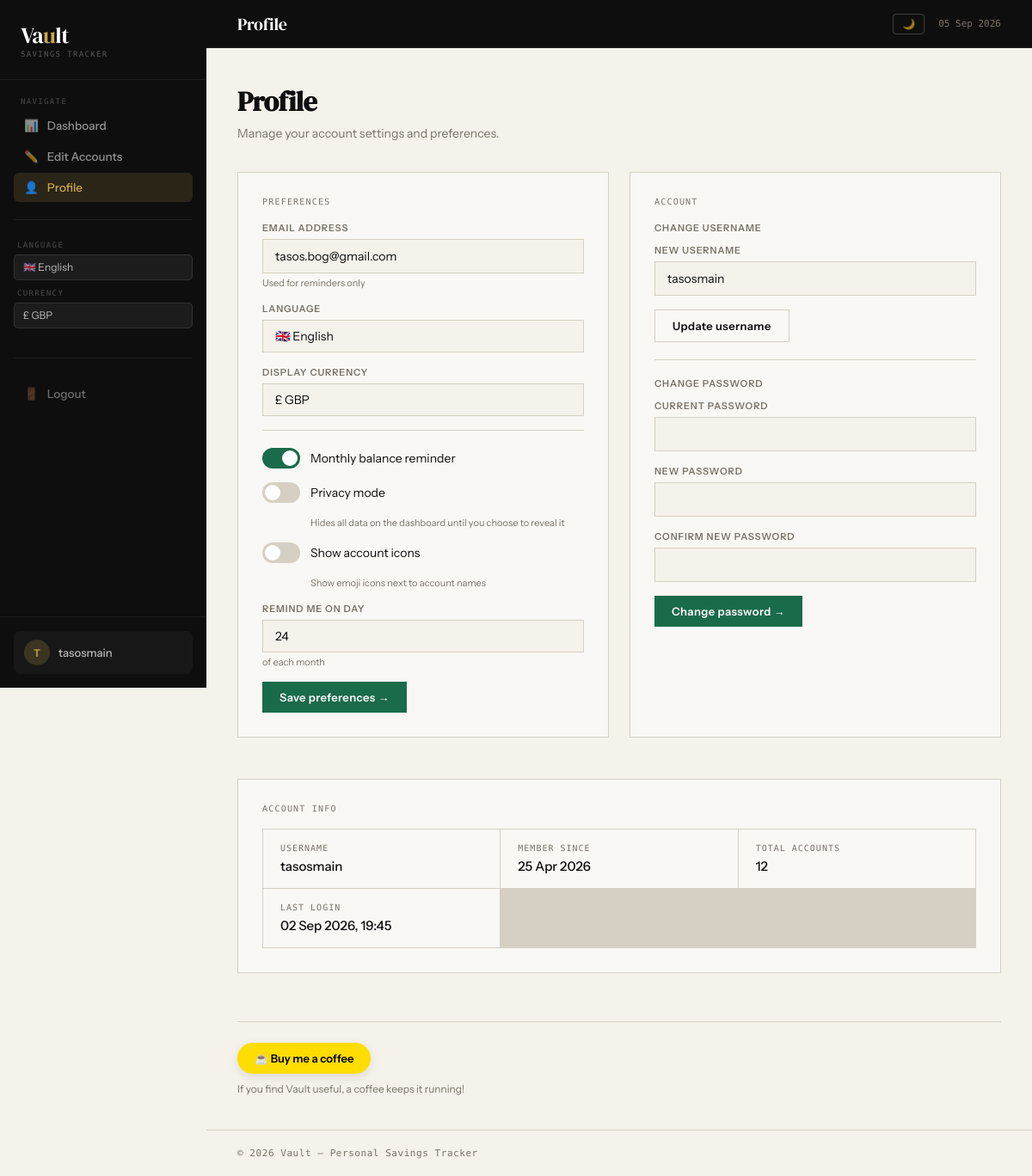
Page /profile/ (signed in) on the committed database.
### accounts/models.py (models this page shows, shortened)
class UserProfile(models.Model):
    LANGUAGE_CHOICES = [
        ('en', 'English'),
        ('el', 'Ελληνικά'),
    ]
    CURRENCY_CHOICES = [
        ('GBP', '£ GBP'),
        ('EUR', '€ EUR'),
        ('USD', '$ USD'),
    ]
    REMINDER_DAY_CHOICES = [(str(i), str(i)) for i in range(1, 29)] + [('last', 'Last day of month')]
    user = models.OneToOneField(User, on_delete=models.CASCADE)
    email = models.EmailField(blank=True)
    language = models.CharField(max_length=5, choices=LANGUAGE_CHOICES, default='en')
    currency = models.CharField(max_length=3, choices=CURRENCY_CHOICES, default='GBP')
    email_reminders = models.BooleanField(default=False)
    privacy_mode = models.BooleanField(default=False)
    show_icons = models.BooleanField(default=True)
    email_verified = models.BooleanField(default=False)
    reminder_day = models.CharField(max_length=4, choices=REMINDER_DAY_CHOICES, default='1')

### accounts/views.py (the view, shortened to what this page needs)
# urls.py: path('profile/', views.profile, name='profile'),
@login_required
def profile(request):
    from .models import UserProfile
    profile, created = UserProfile.objects.get_or_create(user=request.user)
    return render(request, "accounts/profile.html", {
        "profile": profile,
        "reminder_days": [str(i) for i in range(1, 29)] + ["last"],
    })

### accounts/templates/accounts/profile.html (shortened to what this page needs)
{% extends 'accounts/base.html' %}
{% load static %}
{% load i18n %}
{% block topbar_title %}{% trans "Profile" %}{% endblock %}
{% block content %}
<h1 class="page-heading">{% trans "Profile" %}</h1>
<p class="page-sub">{% trans "Manage your account settings and preferences." %}</p>
<div class="profile-grid">
    <div class="card">
        <div class="card-title">{% trans "Preferences" %}</div>
        <form method="POST">
            <div class="form-group">
                <label class="form-label">{% trans "Email address" %}</label>
                <input type="email" name="email" class="form-control"
                       value="{{ profile.email }}"
                       placeholder="you@example.com" />
                <div style="font-size:11px; color:var(--muted); margin-top:4px;">{% trans "Used for reminders only" %}</div>
            </div>
            <div class="form-group">
                <label class="form-label">{% trans "Language" %}</label>
                <select name="language" class="form-control">
                    <option value="en" {% if profile.language == "en" %}selected{% endif %}>🇬🇧 English</option>
                </select>
            </div>
            <div class="form-group">
                <label class="form-label">{% trans "Display currency" %}</label>
                <select name="currency" class="form-control">
                    <option value="GBP" {% if profile.currency == "GBP" %}selected{% endif %}>£ GBP</option>
                </select>
            </div>
            <hr class="section-divider" />
            <div class="toggle-wrap">
                <label class="toggle">
                    <span class="toggle-slider"></span>
                </label>
                <span class="toggle-label">{% trans "Monthly balance reminder" %}</span>
            </div>
            <div class="toggle-wrap">
                <label class="toggle">
                    <span class="toggle-slider"></span>
                </label>
                <span class="toggle-label">{% trans "Privacy mode" %}</span>
            </div>
            <div style="font-size:11px; color:var(--muted); margin-bottom:16px; margin-left:56px;">
                {% trans "Hides all data on the dashboard until you choose to reveal it" %}
            </div>
            <div class="toggle-wrap">
                <label class="toggle">
                    <span class="toggle-slider"></span>
                </label>
                <span class="toggle-label">{% trans "Show account icons" %}</span>
            </div>
            <div style="font-size:11px; color:var(--muted); margin-bottom:16px; margin-left:56px;">
                {% trans "Show emoji icons next to account names" %}
            </div>
            <div class="form-group" id="reminderDayGroup" style="{% if not profile.email_reminders %}display:none;{% endif %}">
                <label class="form-label">{% trans "Remind me on day" %}</label>
                <select name="reminder_day" class="form-control">
                    {% for i in reminder_days %}
                    <option value="{{ i }}" {% if profile.reminder_day == i %}selected{% endif %}>
                        {% if i == "last" %}{% trans "Last day of month" %}{% else %}{{ i }}{% endif %}
                    </option>
                    {% endfor %}
                </select>
                <div style="font-size:11px; color:var(--muted); margin-top:4px;">{% trans "of each month" %}</div>
            </div>
            <button type="submit" class="btn btn-primary">{% trans "Save preferences" %} →</button>
        </form>
    </div>
    <div class="card">
        <div class="card-title">{% trans "Account" %}</div>
        <div style="margin-bottom:20px; padding-bottom:20px; border-bottom:1px solid var(--border);">
            <div style="font-size:11px; font-weight:600; letter-spacing:0.08em; text-transform:uppercase; color:var(--muted); margin-bottom:12px;">{% trans "Change username" %}</div>
            <form method="POST">
                <div class="form-group">
                    <label class="form-label">{% trans "New username" %}</label>
                    <input type="text" name="username" class="form-control"
                           value="{{ request.user.username }}" autocomplete="off" />
                </div>
                <button type="submit" class="btn btn-ghost">{% trans "Update username" %}</button>
            </form>
        </div>
        <div>
            <div style="font-size:11px; font-weight:600; letter-spacing:0.08em; text-transform:uppercase; color:var(--muted); margin-bottom:12px;">{% trans "Change password" %}</div>
            <form method="POST">
                <div class="form-group">
                    <label class="form-label">{% trans "Current password" %}</label>
                    <input type="password" name="current_password" class="form-control" />
                </div>
                <div class="form-group">
                    <label class="form-label">{% trans "New password" %}</label>
                    <input type="password" name="new_password" class="form-control" />
                </div>
                <div class="form-group">
                    <label class="form-label">{% trans "Confirm new password" %}</label>
                    <input type="password" name="confirm_password" class="form-control" />
                </div>
                <button type="submit" class="btn btn-primary">{% trans "Change password" %} →</button>
            </form>
        </div>
    </div>
    <div class="card full">
        <div class="card-title">{% trans "Account info" %}</div>
        <div style="display:grid; grid-template-columns:repeat(3,1fr); gap:1px; background:var(--border); border:1px solid var(--border);">
            <div style="background:var(--card); padding:16px 20px;">
                <div style="font-family:'DM Mono',monospace; font-size:10px; color:var(--muted); text-transform:uppercase; letter-spacing:0.1em; margin-bottom:6px;">{% trans "Username" %}</div>
                <div style="font-size:15px; font-weight:500;">{{ request.user.username }}</div>
            </div>
            <div style="background:var(--card); padding:16px 20px;">
                <div style="font-family:'DM Mono',monospace; font-size:10px; color:var(--muted); text-transform:uppercase; letter-spacing:0.1em; margin-bottom:6px;">{% trans "Member since" %}</div>
                <div style="font-size:15px; font-weight:500;">{{ request.user.date_joined|date:"d M Y" }}</div>
            </div>
            <div style="background:var(--card); padding:16px 20px;">
                <div style="font-family:'DM Mono',monospace; font-size:10px; color:var(--muted); text-transform:uppercase; letter-spacing:0.1em; margin-bottom:6px;">{% trans "Total accounts" %}</div>
                <div style="font-size:15px; font-weight:500;">{{ request.user.account_set.count }}</div>
            </div>
            <div style="background:var(--card); padding:16px 20px;">
                <div style="font-family:'DM Mono',monospace; font-size:10px; color:var(--muted); text-transform:uppercase; letter-spacing:0.1em; margin-bottom:6px;">{% trans "Last login" %}</div>
                <div style="font-size:15px; font-weight:500;">
                    {% if request.user.last_login %}{{ request.user.last_login|date:"d M Y, H:i" }}{% else %}—{% endif %}
                </div>
            </div>
        </div>
    </div>
</div>
<div style="margin-top: 32px; padding-top: 24px; border-top: 1px solid var(--border);">
    <a href="https://buymeacoffee.com/vaulttracker" target="_blank" rel="noopener"
       style="display:inline-flex; align-items:center; gap:8px; background:#FFDD00; color:#000;
              padding:10px 20px; border-radius:50px; font-family:'Instrument Sans',sans-serif;
              font-size:13px; font-weight:600; text-decoration:none;
              box-shadow:0 4px 12px rgba(0,0,0,0.1); transition:transform 0.2s;"
       onmouseover="this.style.transform='translateY(-2px)'"
       onmouseout="this.style.transform=''">
        ☕ {% trans "Buy me a coffee" %}
    </a>
    <p style="font-size:12px; color:var(--muted); margin-top:10px;">
        {% trans "If you find Vault useful, a coffee keeps it running!" %}
    </p>
</div>
{% endblock %}

### accounts/templates/accounts/base.html (shortened to what this page needs)
<!DOCTYPE html>
<html lang="en">
<head>
    {% load static %}
    {% load i18n %}
</head>
<body>
<aside class="sidebar">
    <div class="sidebar-brand">
        <div class="brand-name">Va<span>u</span>lt</div>
        <div class="brand-tagline">Savings Tracker</div>
    </div>
    {% if user.is_authenticated %}
    <div class="sidebar-section">
        <div class="sidebar-section-label">{% trans "Navigate" %}</div>
        <nav>
            <ul>
                <li><a href="{% url 'myaccounts' %}" class="{% if request.resolver_match.url_name == 'myaccounts' %}active{% endif %}">
                    <span>📊</span> {% trans "Dashboard" %}
                </a></li>
                <li><a href="{% url 'edit_accounts' %}" class="{% if request.resolver_match.url_name == 'edit_accounts' %}active{% endif %}">
                    <span>✏️</span> {% trans "Edit Accounts" %}
                </a></li>
                <li><a href="{% url 'profile' %}" class="{% if request.resolver_match.url_name == 'profile' %}active{% endif %}">
                    <span>👤</span> {% trans "Profile" %}
                </a></li>
            </ul>
        </nav>
    </div>
    <div class="sidebar-divider"></div>
    <div class="settings-block">
        <div class="settings-label">{% trans "Language" %}</div>
        <form action="{% url 'set_language' %}" method="post">
            <select name="language" class="settings-select" onchange="this.form.submit()">
                <option value="en" {% if request.LANGUAGE_CODE == 'en' %}selected{% endif %}>🇬🇧 English</option>
            </select>
        </form>
        <div class="settings-label">{% trans "Currency" %}</div>
        <form method="post" action="{% url 'set_currency' %}">
            <select name="currency" class="settings-select" onchange="this.form.submit()">
                <option value="GBP" {% if request.session.currency == "GBP" %}selected{% endif %}>£ GBP</option>
            </select>
        </form>
    </div>
    <div class="sidebar-divider"></div>
    <div class="settings-block">
        <form action="{% url 'logout' %}" method="post" class="logout-form">
            <button type="submit">
                <span>🚪</span> {% trans "Logout" %}
            </button>
        </form>
    </div>
    <div class="user-badge">
        <div class="user-badge-inner">
            <div class="user-avatar">{{ user.username|slice:":1"|upper }}</div>
            <div class="user-name">{{ user.username }}</div>
        </div>
    </div>
    {% endif %}
</aside>
<div class="main">
    <div class="topbar">
        <div style="display:flex; align-items:center; gap:12px;">
            <div class="topbar-title">{% block topbar_title %}{% trans "My Savings Tracker" %}{% endblock %}</div>
        </div>
        <div class="topbar-right" style="display:flex; align-items:center; gap:16px;">
            <button id="darkModeBtn" onclick="toggleDark()" style="
                background:none; border:1px solid rgba(255,255,255,0.2);
                color:rgba(255,255,255,0.6); padding:4px 10px;
                font-size:12px; cursor:pointer; border-radius:4px;
                font-family:'DM Mono',monospace; transition:all 0.2s;
            ">🌙</button>
            {% now "d M Y" %}
        </div>
    </div>
    <div class="page-content">
        {% block content %}{% endblock %}
    </div>
    <footer>
        &copy; {% now "Y" %} Vault — {% trans "Personal Savings Tracker" %}
    </footer>
</div>
</body>
</html>

### accounts/templates/accounts/profile.html (style rules this page uses)
.profile-grid { display: grid; grid-template-columns: 1fr 1fr; gap: 24px; max-width: 900px; }
.profile-grid .full { grid-column: 1 / -1; }
.form-group { margin-bottom: 16px; }
.toggle-wrap { display: flex; align-items: center; gap: 12px; margin-bottom: 16px; }
.toggle { position: relative; width: 44px; height: 24px; flex-shrink: 0; }
.toggle-slider { position: absolute; inset: 0; background: var(--border); border-radius: 24px; cursor: pointer; transition: 0.2s; }
.toggle-slider:before { content: ""; position: absolute; width: 18px; height: 18px; left: 3px; top: 3px; background: #fff; border-radius: 50%; transition: 0.2s; }
.toggle input:checked + .toggle-slider { background: var(--green); }
.toggle input:checked + .toggle-slider:before { transform: translateX(20px); }
.toggle-label { font-size: 14px; color: var(--ink); }
.section-divider { border: none; border-top: 1px solid var(--border); margin: 8px 0 20px; }

### rows in the picture
UserProfile: email "tasos.bog@gmail.com", language "🇬🇧 English", currency "£ GBP", reminder_day "24"

### other values in the picture
{{ user.username|slice:":1"|upper }} "T"
{{ user.username }} "tasosmain"
{{ request.user.username }} "tasosmain"
{{ request.user.date_joined|date:"d M Y" }} "25 Apr 2026"
{{ request.user.account_set.count }} "12"
{{ request.user.last_login|date:"d M Y, H:i" }} "02 Sep 2026, 19:45"
